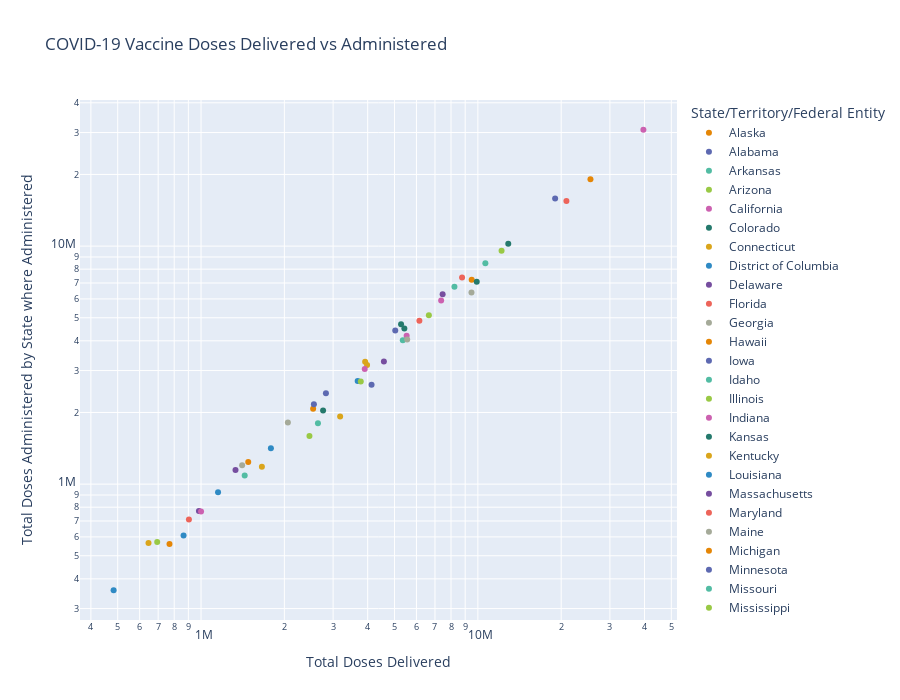

This figure's notebook cell:
### Code cell
# create a scatter plot of vaccine doses delivered vs doses administered categorized by state and log adjusted
fig = px.scatter(vacc, x='Total Doses Delivered', y='Total Doses Administered by State where Administered', color='State/Territory/Federal Entity', 
                 height=700, hover_name='State/Territory/Federal Entity', log_x=True, log_y=True, 
                 title='COVID-19 Vaccine Doses Delivered vs Administered',
                 color_discrete_sequence=px.colors.qualitative.Vivid)
fig.update_traces(textposition='top center')
fig.show()

### Figure 1 — Plotly figure (JSON) as saved in the notebook; plotly's stock layout.template omitted (floating-point values rounded to 4 significant figures)
{"data": [{"hovertemplate": "<b>%{hovertext}</b><br><br>State/Territory/Federal Entity=Alaska<br>Total Doses Delivered=%{x}<br>Total Doses Administered by State where Administered=%{y}<extra></extra>", "hovertext": ["Alaska"], "legendgroup": "Alaska", "marker": {"color": "rgb(229, 134, 6)", "symbol": "circle"}, "mode": "markers", "name": "Alaska", "orientation": "v", "showlegend": true, "textposition": "top center", "type": "scatter", "x": [769205], "xaxis": "x", "y": [560662], "yaxis": "y"}, {"hovertemplate": "<b>%{hovertext}</b><br><br>State/Territory/Federal Entity=Alabama<br>Total Doses Delivered=%{x}<br>Total Doses Administered by State where Administered=%{y}<extra></extra>", "hovertext": ["Alabama"], "legendgroup": "Alabama", "marker": {"color": "rgb(93, 105, 177)", "symbol": "circle"}, "mode": "markers", "name": "Alabama", "orientation": "v", "showlegend": true, "textposition": "top center", "type": "scatter", "x": [4130550], "xaxis": "x", "y": [2617405], "yaxis": "y"}, {"hovertemplate": "<b>%{hovertext}</b><br><br>State/Territory/Federal Entity=Arkansas<br>Total Doses Delivered=%{x}<br>Total Doses Administered by State where Administered=%{y}<extra></extra>", "hovertext": ["Arkansas"], "legendgroup": "Arkansas", "marker": {"color": "rgb(82, 188, 163)", "symbol": "circle"}, "mode": "markers", "name": "Arkansas", "orientation": "v", "showlegend": true, "textposition": "top center", "type": "scatter", "x": [2644650], "xaxis": "x", "y": [1803795], "yaxis": "y"}, {"hovertemplate": "<b>%{hovertext}</b><br><br>State/Territory/Federal Entity=Arizona<br>Total Doses Delivered=%{x}<br>Total Doses Administered by State where Administered=%{y}<extra></extra>", "hovertext": ["Arizona"], "legendgroup": "Arizona", "marker": {"color": "rgb(153, 201, 69)", "symbol": "circle"}, "mode": "markers", "name": "Arizona", "orientation": "v", "showlegend": true, "textposition": "top center", "type": "scatter", "x": [6652295], "xaxis": "x", "y": [5123812], "yaxis": "y"}, {"hovertemplate": "<b>%{hovertext}</b><br><br>State/Territory/Federal Entity=California<br>Total Doses Delivered=%{x}<br>Total Doses Administered by State where Administered=%{y}<extra></extra>", "hovertext": ["California"], "legendgroup": "California", "marker": {"color": "rgb(204, 97, 176)", "symbol": "circle"}, "mode": "markers", "name": "California", "orientation": "v", "showlegend": true, "textposition": "top center", "type": "scatter", "x": [39630080], "xaxis": "x", "y": [30820835], "yaxis": "y"}, {"hovertemplate": "<b>%{hovertext}</b><br><br>State/Territory/Federal Entity=Colorado<br>Total Doses Delivered=%{x}<br>Total Doses Administered by State where Administered=%{y}<extra></extra>", "hovertext": ["Colorado"], "legendgroup": "Colorado", "marker": {"color": "rgb(36, 121, 108)", "symbol": "circle"}, "mode": "markers", "name": "Colorado", "orientation": "v", "showlegend": true, "textposition": "top center", "type": "scatter", "x": [5425720], "xaxis": "x", "y": [4506339], "yaxis": "y"}, {"hovertemplate": "<b>%{hovertext}</b><br><br>State/Territory/Federal Entity=Connecticut<br>Total Doses Delivered=%{x}<br>Total Doses Administered by State where Administered=%{y}<extra></extra>", "hovertext": ["Connecticut"], "legendgroup": "Connecticut", "marker": {"color": "rgb(218, 165, 27)", "symbol": "circle"}, "mode": "markers", "name": "Connecticut", "orientation": "v", "showlegend": true, "textposition": "top center", "type": "scatter", "x": [3915915], "xaxis": "x", "y": [3264326], "yaxis": "y"}, {"hovertemplate": "<b>%{hovertext}</b><br><br>State/Territory/Federal Entity=District of Columbia<br>Total Doses Delivered=%{x}<br>Total Doses Administered by State where Administered=%{y}<extra></extra>", "hovertext": ["District of Columbia"], "legendgroup": "District of Columbia", "marker": {"color": "rgb(47, 138, 196)", "symbol": "circle"}, "mode": "markers", "name": "District of Columbia", "orientation": "v", "showlegend": true, "textposition": "top center", "type": "scatter", "x": [864815], "xaxis": "x", "y": [608710], "yaxis": "y"}, {"hovertemplate": "<b>%{hovertext}</b><br><br>State/Territory/Federal Entity=Delaware<br>Total Doses Delivered=%{x}<br>Total Doses Administered by State where Administered=%{y}<extra></extra>", "hovertext": ["Delaware"], "legendgroup": "Delaware", "marker": {"color": "rgb(118, 78, 159)", "symbol": "circle"}, "mode": "markers", "name": "Delaware", "orientation": "v", "showlegend": true, "textposition": "top center", "type": "scatter", "x": [982455], "xaxis": "x", "y": [771295], "yaxis": "y"}, {"hovertemplate": "<b>%{hovertext}</b><br><br>State/Territory/Federal Entity=Florida<br>Total Doses Delivered=%{x}<br>Total Doses Administered by State where Administered=%{y}<extra></extra>", "hovertext": ["Florida"], "legendgroup": "Florida", "marker": {"color": "rgb(237, 100, 90)", "symbol": "circle"}, "mode": "markers", "name": "Florida", "orientation": "v", "showlegend": true, "textposition": "top center", "type": "scatter", "x": [20888605], "xaxis": "x", "y": [15488105], "yaxis": "y"}, {"hovertemplate": "<b>%{hovertext}</b><br><br>State/Territory/Federal Entity=Georgia<br>Total Doses Delivered=%{x}<br>Total Doses Administered by State where Administered=%{y}<extra></extra>", "hovertext": ["Georgia"], "legendgroup": "Georgia", "marker": {"color": "rgb(165, 170, 153)", "symbol": "circle"}, "mode": "markers", "name": "Georgia", "orientation": "v", "showlegend": true, "textposition": "top center", "type": "scatter", "x": [9483435], "xaxis": "x", "y": [6386954], "yaxis": "y"}, {"hovertemplate": "<b>%{hovertext}</b><br><br>State/Territory/Federal Entity=Hawaii<br>Total Doses Delivered=%{x}<br>Total Doses Administered by State where Administered=%{y}<extra></extra>", "hovertext": ["Hawaii"], "legendgroup": "Hawaii", "marker": {"color": "rgb(229, 134, 6)", "symbol": "circle"}, "mode": "markers", "name": "Hawaii", "orientation": "v", "showlegend": true, "textposition": "top center", "type": "scatter", "x": [1480670], "xaxis": "x", "y": [1239820], "yaxis": "y"}, {"hovertemplate": "<b>%{hovertext}</b><br><br>State/Territory/Federal Entity=Iowa<br>Total Doses Delivered=%{x}<br>Total Doses Administered by State where Administered=%{y}<extra></extra>", "hovertext": ["Iowa"], "legendgroup": "Iowa", "marker": {"color": "rgb(93, 105, 177)", "symbol": "circle"}, "mode": "markers", "name": "Iowa", "orientation": "v", "showlegend": true, "textposition": "top center", "type": "scatter", "x": [2825705], "xaxis": "x", "y": [2408958], "yaxis": "y"}, {"hovertemplate": "<b>%{hovertext}</b><br><br>State/Territory/Federal Entity=Idaho<br>Total Doses Delivered=%{x}<br>Total Doses Administered by State where Administered=%{y}<extra></extra>", "hovertext": ["Idaho"], "legendgroup": "Idaho", "marker": {"color": "rgb(82, 188, 163)", "symbol": "circle"}, "mode": "markers", "name": "Idaho", "orientation": "v", "showlegend": true, "textposition": "top center", "type": "scatter", "x": [1437665], "xaxis": "x", "y": [1087190], "yaxis": "y"}, {"hovertemplate": "<b>%{hovertext}</b><br><br>State/Territory/Federal Entity=Illinois<br>Total Doses Delivered=%{x}<br>Total Doses Administered by State where Administered=%{y}<extra></extra>", "hovertext": ["Illinois"], "legendgroup": "Illinois", "marker": {"color": "rgb(153, 201, 69)", "symbol": "circle"}, "mode": "markers", "name": "Illinois", "orientation": "v", "showlegend": true, "textposition": "top center", "type": "scatter", "x": [12180665], "xaxis": "x", "y": [9551269], "yaxis": "y"}, {"hovertemplate": "<b>%{hovertext}</b><br><br>State/Territory/Federal Entity=Indiana<br>Total Doses Delivered=%{x}<br>Total Doses Administered by State where Administered=%{y}<extra></extra>", "hovertext": ["Indiana"], "legendgroup": "Indiana", "marker": {"color": "rgb(204, 97, 176)", "symbol": "circle"}, "mode": "markers", "name": "Indiana", "orientation": "v", "showlegend": true, "textposition": "top center", "type": "scatter", "x": [5530460], "xaxis": "x", "y": [4201867], "yaxis": "y"}, {"hovertemplate": "<b>%{hovertext}</b><br><br>State/Territory/Federal Entity=Kansas<br>Total Doses Delivered=%{x}<br>Total Doses Administered by State where Administered=%{y}<extra></extra>", "hovertext": ["Kansas"], "legendgroup": "Kansas", "marker": {"color": "rgb(36, 121, 108)", "symbol": "circle"}, "mode": "markers", "name": "Kansas", "orientation": "v", "showlegend": true, "textposition": "top center", "type": "scatter", "x": [2760075], "xaxis": "x", "y": [2036312], "yaxis": "y"}, {"hovertemplate": "<b>%{hovertext}</b><br><br>State/Territory/Federal Entity=Kentucky<br>Total Doses Delivered=%{x}<br>Total Doses Administered by State where Administered=%{y}<extra></extra>", "hovertext": ["Kentucky"], "legendgroup": "Kentucky", "marker": {"color": "rgb(218, 165, 27)", "symbol": "circle"}, "mode": "markers", "name": "Kentucky", "orientation": "v", "showlegend": true, "textposition": "top center", "type": "scatter", "x": [3979265], "xaxis": "x", "y": [3168055], "yaxis": "y"}, {"hovertemplate": "<b>%{hovertext}</b><br><br>State/Territory/Federal Entity=Louisiana<br>Total Doses Delivered=%{x}<br>Total Doses Administered by State where Administered=%{y}<extra></extra>", "hovertext": ["Louisiana"], "legendgroup": "Louisiana", "marker": {"color": "rgb(47, 138, 196)", "symbol": "circle"}, "mode": "markers", "name": "Louisiana", "orientation": "v", "showlegend": true, "textposition": "top center", "type": "scatter", "x": [3679770], "xaxis": "x", "y": [2709800], "yaxis": "y"}, {"hovertemplate": "<b>%{hovertext}</b><br><br>State/Territory/Federal Entity=Massachusetts<br>Total Doses Delivered=%{x}<br>Total Doses Administered by State where Administered=%{y}<extra></extra>", "hovertext": ["Massachusetts"], "legendgroup": "Massachusetts", "marker": {"color": "rgb(118, 78, 159)", "symbol": "circle"}, "mode": "markers", "name": "Massachusetts", "orientation": "v", "showlegend": true, "textposition": "top center", "type": "scatter", "x": [7459960], "xaxis": "x", "y": [6276416], "yaxis": "y"}, {"hovertemplate": "<b>%{hovertext}</b><br><br>State/Territory/Federal Entity=Maryland<br>Total Doses Delivered=%{x}<br>Total Doses Administered by State where Administered=%{y}<extra></extra>", "hovertext": ["Maryland"], "legendgroup": "Maryland", "marker": {"color": "rgb(237, 100, 90)", "symbol": "circle"}, "mode": "markers", "name": "Maryland", "orientation": "v", "showlegend": true, "textposition": "top center", "type": "scatter", "x": [6148420], "xaxis": "x", "y": [4859616], "yaxis": "y"}, {"hovertemplate": "<b>%{hovertext}</b><br><br>State/Territory/Federal Entity=Maine<br>Total Doses Delivered=%{x}<br>Total Doses Administered by State where Administered=%{y}<extra></extra>", "hovertext": ["Maine"], "legendgroup": "Maine", "marker": {"color": "rgb(165, 170, 153)", "symbol": "circle"}, "mode": "markers", "name": "Maine", "orientation": "v", "showlegend": true, "textposition": "top center", "type": "scatter", "x": [1407470], "xaxis": "x", "y": [1200539], "yaxis": "y"}, {"hovertemplate": "<b>%{hovertext}</b><br><br>State/Territory/Federal Entity=Michigan<br>Total Doses Delivered=%{x}<br>Total Doses Administered by State where Administered=%{y}<extra></extra>", "hovertext": ["Michigan"], "legendgroup": "Michigan", "marker": {"color": "rgb(229, 134, 6)", "symbol": "circle"}, "mode": "markers", "name": "Michigan", "orientation": "v", "showlegend": true, "textposition": "top center", "type": "scatter", "x": [9500250], "xaxis": "x", "y": [7216189], "yaxis": "y"}, {"hovertemplate": "<b>%{hovertext}</b><br><br>State/Territory/Federal Entity=Minnesota<br>Total Doses Delivered=%{x}<br>Total Doses Administered by State where Administered=%{y}<extra></extra>", "hovertext": ["Minnesota"], "legendgroup": "Minnesota", "marker": {"color": "rgb(93, 105, 177)", "symbol": "circle"}, "mode": "markers", "name": "Minnesota", "orientation": "v", "showlegend": true, "textposition": "top center", "type": "scatter", "x": [5030120], "xaxis": "x", "y": [4421310], "yaxis": "y"}, {"hovertemplate": "<b>%{hovertext}</b><br><br>State/Territory/Federal Entity=Missouri<br>Total Doses Delivered=%{x}<br>Total Doses Administered by State where Administered=%{y}<extra></extra>", "hovertext": ["Missouri"], "legendgroup": "Missouri", "marker": {"color": "rgb(82, 188, 163)", "symbol": "circle"}, "mode": "markers", "name": "Missouri", "orientation": "v", "showlegend": true, "textposition": "top center", "type": "scatter", "x": [5355995], "xaxis": "x", "y": [4019723], "yaxis": "y"}, {"hovertemplate": "<b>%{hovertext}</b><br><br>State/Territory/Federal Entity=Mississippi<br>Total Doses Delivered=%{x}<br>Total Doses Administered by State where Administered=%{y}<extra></extra>", "hovertext": ["Mississippi"], "legendgroup": "Mississippi", "marker": {"color": "rgb(153, 201, 69)", "symbol": "circle"}, "mode": "markers", "name": "Mississippi", "orientation": "v", "showlegend": true, "textposition": "top center", "type": "scatter", "x": [2464025], "xaxis": "x", "y": [1591494], "yaxis": "y"}, {"hovertemplate": "<b>%{hovertext}</b><br><br>State/Territory/Federal Entity=Montana<br>Total Doses Delivered=%{x}<br>Total Doses Administered by State where Administered=%{y}<extra></extra>", "hovertext": ["Montana"], "legendgroup": "Montana", "marker": {"color": "rgb(204, 97, 176)", "symbol": "circle"}, "mode": "markers", "name": "Montana", "orientation": "v", "showlegend": true, "textposition": "top center", "type": "scatter", "x": [999975], "xaxis": "x", "y": [766688], "yaxis": "y"}, {"hovertemplate": "<b>%{hovertext}</b><br><br>State/Territory/Federal Entity=North Carolina<br>Total Doses Delivered=%{x}<br>Total Doses Administered by State where Administered=%{y}<extra></extra>", "hovertext": ["North Carolina"], "legendgroup": "North Carolina", "marker": {"color": "rgb(36, 121, 108)", "symbol": "circle"}, "mode": "markers", "name": "North Carolina", "orientation": "v", "showlegend": true, "textposition": "top center", "type": "scatter", "x": [9907630], "xaxis": "x", "y": [7078485], "yaxis": "y"}, {"hovertemplate": "<b>%{hovertext}</b><br><br>State/Territory/Federal Entity=North Dakota<br>Total Doses Delivered=%{x}<br>Total Doses Administered by State where Administered=%{y}<extra></extra>", "hovertext": ["North Dakota"], "legendgroup": "North Dakota", "marker": {"color": "rgb(218, 165, 27)", "symbol": "circle"}, "mode": "markers", "name": "North Dakota", "orientation": "v", "showlegend": true, "textposition": "top center", "type": "scatter", "x": [645930], "xaxis": "x", "y": [565496], "yaxis": "y"}, {"hovertemplate": "<b>%{hovertext}</b><br><br>State/Territory/Federal Entity=Nebraska<br>Total Doses Delivered=%{x}<br>Total Doses Administered by State where Administered=%{y}<extra></extra>", "hovertext": ["Nebraska"], "legendgroup": "Nebraska", "marker": {"color": "rgb(47, 138, 196)", "symbol": "circle"}, "mode": "markers", "name": "Nebraska", "orientation": "v", "showlegend": true, "textposition": "top center", "type": "scatter", "x": [1787950], "xaxis": "x", "y": [1413371], "yaxis": "y"}, {"hovertemplate": "<b>%{hovertext}</b><br><br>State/Territory/Federal Entity=New Hampshire<br>Total Doses Delivered=%{x}<br>Total Doses Administered by State where Administered=%{y}<extra></extra>", "hovertext": ["New Hampshire"], "legendgroup": "New Hampshire", "marker": {"color": "rgb(118, 78, 159)", "symbol": "circle"}, "mode": "markers", "name": "New Hampshire", "orientation": "v", "showlegend": true, "textposition": "top center", "type": "scatter", "x": [1331925], "xaxis": "x", "y": [1147521], "yaxis": "y"}, {"hovertemplate": "<b>%{hovertext}</b><br><br>State/Territory/Federal Entity=New Jersey<br>Total Doses Delivered=%{x}<br>Total Doses Administered by State where Administered=%{y}<extra></extra>", "hovertext": ["New Jersey"], "legendgroup": "New Jersey", "marker": {"color": "rgb(237, 100, 90)", "symbol": "circle"}, "mode": "markers", "name": "New Jersey", "orientation": "v", "showlegend": true, "textposition": "top center", "type": "scatter", "x": [8769795], "xaxis": "x", "y": [7381197], "yaxis": "y"}, {"hovertemplate": "<b>%{hovertext}</b><br><br>State/Territory/Federal Entity=New Mexico<br>Total Doses Delivered=%{x}<br>Total Doses Administered by State where Administered=%{y}<extra></extra>", "hovertext": ["New Mexico"], "legendgroup": "New Mexico", "marker": {"color": "rgb(165, 170, 153)", "symbol": "circle"}, "mode": "markers", "name": "New Mexico", "orientation": "v", "showlegend": true, "textposition": "top center", "type": "scatter", "x": [2059345], "xaxis": "x", "y": [1817141], "yaxis": "y"}, {"hovertemplate": "<b>%{hovertext}</b><br><br>State/Territory/Federal Entity=Nevada<br>Total Doses Delivered=%{x}<br>Total Doses Administered by State where Administered=%{y}<extra></extra>", "hovertext": ["Nevada"], "legendgroup": "Nevada", "marker": {"color": "rgb(229, 134, 6)", "symbol": "circle"}, "mode": "markers", "name": "Nevada", "orientation": "v", "showlegend": true, "textposition": "top center", "type": "scatter", "x": [2540440], "xaxis": "x", "y": [2075542], "yaxis": "y"}, {"hovertemplate": "<b>%{hovertext}</b><br><br>State/Territory/Federal Entity=New York State<br>Total Doses Delivered=%{x}<br>Total Doses Administered by State where Administered=%{y}<extra></extra>", "hovertext": ["New York State"], "legendgroup": "New York State", "marker": {"color": "rgb(93, 105, 177)", "symbol": "circle"}, "mode": "markers", "name": "New York State", "orientation": "v", "showlegend": true, "textposition": "top center", "type": "scatter", "x": [19018995], "xaxis": "x", "y": [15858599], "yaxis": "y"}, {"hovertemplate": "<b>%{hovertext}</b><br><br>State/Territory/Federal Entity=Ohio<br>Total Doses Delivered=%{x}<br>Total Doses Administered by State where Administered=%{y}<extra></extra>", "hovertext": ["Ohio"], "legendgroup": "Ohio", "marker": {"color": "rgb(82, 188, 163)", "symbol": "circle"}, "mode": "markers", "name": "Ohio", "orientation": "v", "showlegend": true, "textposition": "top center", "type": "scatter", "x": [10644875], "xaxis": "x", "y": [8461702], "yaxis": "y"}, {"hovertemplate": "<b>%{hovertext}</b><br><br>State/Territory/Federal Entity=Oklahoma<br>Total Doses Delivered=%{x}<br>Total Doses Administered by State where Administered=%{y}<extra></extra>", "hovertext": ["Oklahoma"], "legendgroup": "Oklahoma", "marker": {"color": "rgb(153, 201, 69)", "symbol": "circle"}, "mode": "markers", "name": "Oklahoma", "orientation": "v", "showlegend": true, "textposition": "top center", "type": "scatter", "x": [3775865], "xaxis": "x", "y": [2699387], "yaxis": "y"}, {"hovertemplate": "<b>%{hovertext}</b><br><br>State/Territory/Federal Entity=Oregon<br>Total Doses Delivered=%{x}<br>Total Doses Administered by State where Administered=%{y}<extra></extra>", "hovertext": ["Oregon"], "legendgroup": "Oregon", "marker": {"color": "rgb(204, 97, 176)", "symbol": "circle"}, "mode": "markers", "name": "Oregon", "orientation": "v", "showlegend": true, "textposition": "top center", "type": "scatter", "x": [3902545], "xaxis": "x", "y": [3047459], "yaxis": "y"}, {"hovertemplate": "<b>%{hovertext}</b><br><br>State/Territory/Federal Entity=Pennsylvania<br>Total Doses Delivered=%{x}<br>Total Doses Administered by State where Administered=%{y}<extra></extra>", "hovertext": ["Pennsylvania"], "legendgroup": "Pennsylvania", "marker": {"color": "rgb(36, 121, 108)", "symbol": "circle"}, "mode": "markers", "name": "Pennsylvania", "orientation": "v", "showlegend": true, "textposition": "top center", "type": "scatter", "x": [12877055], "xaxis": "x", "y": [10238628], "yaxis": "y"}, {"hovertemplate": "<b>%{hovertext}</b><br><br>State/Territory/Federal Entity=Puerto Rico<br>Total Doses Delivered=%{x}<br>Total Doses Administered by State where Administered=%{y}<extra></extra>", "hovertext": ["Puerto Rico"], "legendgroup": "Puerto Rico", "marker": {"color": "rgb(218, 165, 27)", "symbol": "circle"}, "mode": "markers", "name": "Puerto Rico", "orientation": "v", "showlegend": true, "textposition": "top center", "type": "scatter", "x": [3180310], "xaxis": "x", "y": [1923810], "yaxis": "y"}, {"hovertemplate": "<b>%{hovertext}</b><br><br>State/Territory/Federal Entity=Rhode Island<br>Total Doses Delivered=%{x}<br>Total Doses Administered by State where Administered=%{y}<extra></extra>", "hovertext": ["Rhode Island"], "legendgroup": "Rhode Island", "marker": {"color": "rgb(47, 138, 196)", "symbol": "circle"}, "mode": "markers", "name": "Rhode Island", "orientation": "v", "showlegend": true, "textposition": "top center", "type": "scatter", "x": [1151925], "xaxis": "x", "y": [925022], "yaxis": "y"}, {"hovertemplate": "<b>%{hovertext}</b><br><br>State/Territory/Federal Entity=South Carolina<br>Total Doses Delivered=%{x}<br>Total Doses Administered by State where Administered=%{y}<extra></extra>", "hovertext": ["South Carolina"], "legendgroup": "South Carolina", "marker": {"color": "rgb(118, 78, 159)", "symbol": "circle"}, "mode": "markers", "name": "South Carolina", "orientation": "v", "showlegend": true, "textposition": "top center", "type": "scatter", "x": [4577065], "xaxis": "x", "y": [3273403], "yaxis": "y"}, {"hovertemplate": "<b>%{hovertext}</b><br><br>State/Territory/Federal Entity=South Dakota<br>Total Doses Delivered=%{x}<br>Total Doses Administered by State where Administered=%{y}<extra></extra>", "hovertext": ["South Dakota"], "legendgroup": "South Dakota", "marker": {"color": "rgb(237, 100, 90)", "symbol": "circle"}, "mode": "markers", "name": "South Dakota", "orientation": "v", "showlegend": true, "textposition": "top center", "type": "scatter", "x": [904095], "xaxis": "x", "y": [710757], "yaxis": "y"}, {"hovertemplate": "<b>%{hovertext}</b><br><br>State/Territory/Federal Entity=Tennessee<br>Total Doses Delivered=%{x}<br>Total Doses Administered by State where Administered=%{y}<extra></extra>", "hovertext": ["Tennessee"], "legendgroup": "Tennessee", "marker": {"color": "rgb(165, 170, 153)", "symbol": "circle"}, "mode": "markers", "name": "Tennessee", "orientation": "v", "showlegend": true, "textposition": "top center", "type": "scatter", "x": [5555100], "xaxis": "x", "y": [4055175], "yaxis": "y"}, {"hovertemplate": "<b>%{hovertext}</b><br><br>State/Territory/Federal Entity=Texas<br>Total Doses Delivered=%{x}<br>Total Doses Administered by State where Administered=%{y}<extra></extra>", "hovertext": ["Texas"], "legendgroup": "Texas", "marker": {"color": "rgb(229, 134, 6)", "symbol": "circle"}, "mode": "markers", "name": "Texas", "orientation": "v", "showlegend": true, "textposition": "top center", "type": "scatter", "x": [25514685], "xaxis": "x", "y": [19090255], "yaxis": "y"}, {"hovertemplate": "<b>%{hovertext}</b><br><br>State/Territory/Federal Entity=Utah<br>Total Doses Delivered=%{x}<br>Total Doses Administered by State where Administered=%{y}<extra></extra>", "hovertext": ["Utah"], "legendgroup": "Utah", "marker": {"color": "rgb(93, 105, 177)", "symbol": "circle"}, "mode": "markers", "name": "Utah", "orientation": "v", "showlegend": true, "textposition": "top center", "type": "scatter", "x": [2556860], "xaxis": "x", "y": [2167644], "yaxis": "y"}, {"hovertemplate": "<b>%{hovertext}</b><br><br>State/Territory/Federal Entity=Virginia<br>Total Doses Delivered=%{x}<br>Total Doses Administered by State where Administered=%{y}<extra></extra>", "hovertext": ["Virginia"], "legendgroup": "Virginia", "marker": {"color": "rgb(82, 188, 163)", "symbol": "circle"}, "mode": "markers", "name": "Virginia", "orientation": "v", "showlegend": true, "textposition": "top center", "type": "scatter", "x": [8229955], "xaxis": "x", "y": [6751219], "yaxis": "y"}, {"hovertemplate": "<b>%{hovertext}</b><br><br>State/Territory/Federal Entity=Vermont<br>Total Doses Delivered=%{x}<br>Total Doses Administered by State where Administered=%{y}<extra></extra>", "hovertext": ["Vermont"], "legendgroup": "Vermont", "marker": {"color": "rgb(153, 201, 69)", "symbol": "circle"}, "mode": "markers", "name": "Vermont", "orientation": "v", "showlegend": true, "textposition": "top center", "type": "scatter", "x": [694440], "xaxis": "x", "y": [570823], "yaxis": "y"}, {"hovertemplate": "<b>%{hovertext}</b><br><br>State/Territory/Federal Entity=Washington<br>Total Doses Delivered=%{x}<br>Total Doses Administered by State where Administered=%{y}<extra></extra>", "hovertext": ["Washington"], "legendgroup": "Washington", "marker": {"color": "rgb(204, 97, 176)", "symbol": "circle"}, "mode": "markers", "name": "Washington", "orientation": "v", "showlegend": true, "textposition": "top center", "type": "scatter", "x": [7368520], "xaxis": "x", "y": [5907522], "yaxis": "y"}, {"hovertemplate": "<b>%{hovertext}</b><br><br>State/Territory/Federal Entity=Wisconsin<br>Total Doses Delivered=%{x}<br>Total Doses Administered by State where Administered=%{y}<extra></extra>", "hovertext": ["Wisconsin"], "legendgroup": "Wisconsin", "marker": {"color": "rgb(36, 121, 108)", "symbol": "circle"}, "mode": "markers", "name": "Wisconsin", "orientation": "v", "showlegend": true, "textposition": "top center", "type": "scatter", "x": [5279725], "xaxis": "x", "y": [4700739], "yaxis": "y"}, {"hovertemplate": "<b>%{hovertext}</b><br><br>State/Territory/Federal Entity=West Virginia<br>Total Doses Delivered=%{x}<br>Total Doses Administered by State where Administered=%{y}<extra></extra>", "hovertext": ["West Virginia"], "legendgroup": "West Virginia", "marker": {"color": "rgb(218, 165, 27)", "symbol": "circle"}, "mode": "markers", "name": "West Virginia", "orientation": "v", "showlegend": true, "textposition": "top center", "type": "scatter", "x": [1658905], "xaxis": "x", "y": [1182570], "yaxis": "y"}, {"hovertemplate": "<b>%{hovertext}</b><br><br>State/Territory/Federal Entity=Wyoming<br>Total Doses Delivered=%{x}<br>Total Doses Administered by State where Administered=%{y}<extra></extra>", "hovertext": ["Wyoming"], "legendgroup": "Wyoming", "marker": {"color": "rgb(47, 138, 196)", "symbol": "circle"}, "mode": "markers", "name": "Wyoming", "orientation": "v", "showlegend": true, "textposition": "top center", "type": "scatter", "x": [483195], "xaxis": "x", "y": [358222], "yaxis": "y"}], "layout": {"height": 700, "legend": {"title": {"text": "State/Territory/Federal Entity"}, "tracegroupgap": 0}, "title": {"text": "COVID-19 Vaccine Doses Delivered vs Administered"}, "xaxis": {"anchor": "y", "domain": [0, 1], "title": {"text": "Total Doses Delivered"}, "type": "log"}, "yaxis": {"anchor": "x", "domain": [0, 1], "title": {"text": "Total Doses Administered by State where Administered"}, "type": "log"}}}
